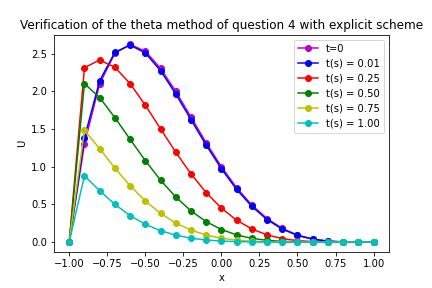

Write the Python code that produced this figure.
# -*- coding: utf-8 -*-
"""
Created on Fri Oct 18 16:59:55 2024

@author: pm20ga
"""

import numpy as np
import matplotlib.pyplot as plt

def q4(dt):
    J = 20
    x = np.linspace(-1,1, J+1)
    dx=0.1
    T= 100
    
    #define U0
    U0 = np.zeros(J+1)
    U0 =(1-x)**4 * (1+x)
    print(U0)

            
    #then need to find a way to update a function U
    #first define a function U
    Un = U0 #define an old vector of Un
    Un_plus1 = np.zeros(J+1)
    #BCs
    Un_plus1[0]=0
    Un_plus1[J]=0
    
    plt.figure()
    plt.plot(x,U0, 'mo-', label = 't=0')
    
    for n in range(1,T+1):
        for j in range(1, J):
            Un_plus1[j] = Un[j] + (dt / dx) * (Un[j + 1] - Un[j]) + (0.001 * dt / dx ** 2) * (Un[j + 1] - 2 * Un[j] + Un[j - 1])
        if n ==1:
            plt.plot(x,Un_plus1, 'bo-', label='t(s) = 0.01')
            print(Un_plus1)
        elif n == 100:
            plt.plot(x,Un_plus1, 'co-', label='t(s) = 1.00')
        elif n==25:
            plt.plot(x,Un_plus1,'ro-', label = 't(s) = 0.25')
        elif n == 50:
            plt.plot(x,Un_plus1, 'go-', label='t(s) = 0.50')
        elif n==75:
            plt.plot(x,Un_plus1,'yo-', label='t(s) = 0.75')
        Un = Un_plus1.copy()
    
    plt.title(f"Verification of the theta method of question 4 with explicit scheme")
    plt.xlabel('x')
    plt.ylabel('U')
    plt.legend()
    plt.savefig(f"gulana_q6_verification.jpeg")
    

q4(0.01)